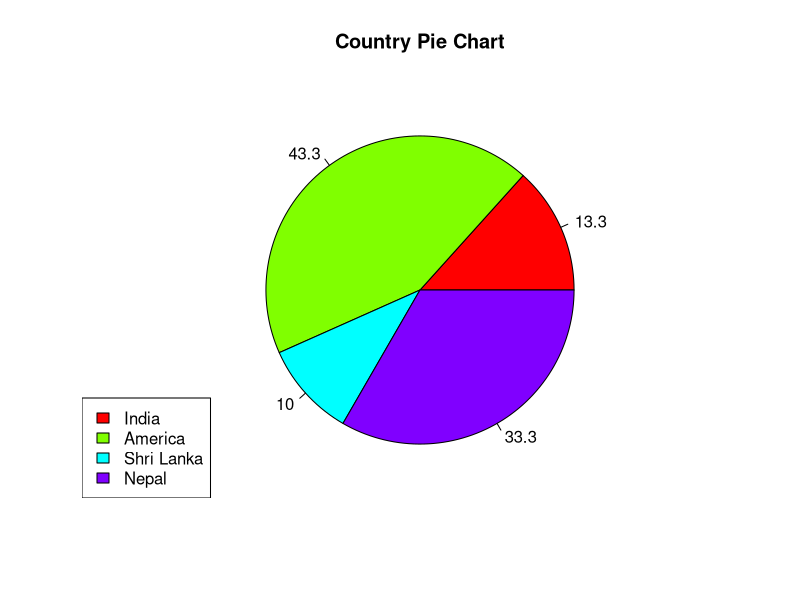

Generate this figure with R:

x <- c(20, 65, 15, 50)
labels <- c("India", "America", "Shri Lanka", "Nepal")
pie_percent<- round(100*x/sum(x), 1)

png(file = "pie.png")

pie(x, labels = pie_percent, main = "Country Pie Chart",col = rainbow(length(x)))
legend("bottomleft", c("India", "America", "Shri Lanka", "Nepal"),
       fill = rainbow(length(x)))

dev.off()
